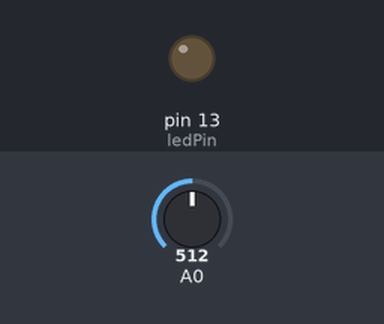
This sketch was run on a simulated Arduino Uno, built with avr-gcc and run on an emulated ATmega328P. Parts: output pins drawn as LEDs (lit = HIGH). Inputs (shaded band) come from the test bench; at power-on: A0 = 512.

Above: at 1.2 s.
1.3 s: A0 set to 108
2.8 s: A0 set to 92
At 4.0 s:
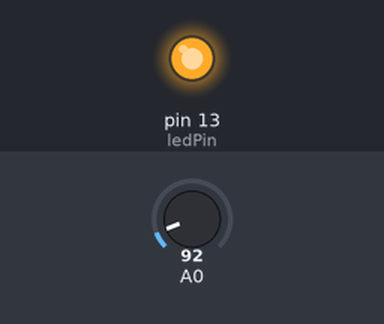
4.3 s: A0 set to 110
At 5.2 s:
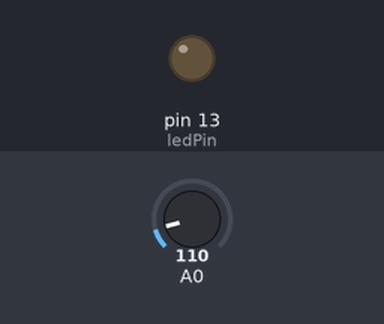
5.8 s: A0 set to 90
At 6.4 s:
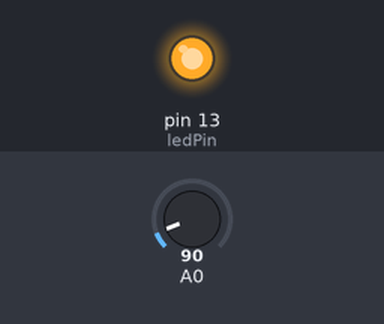
Timing chart, 0 to 8.3 s (numbered marks = the images above; inputs shaded):
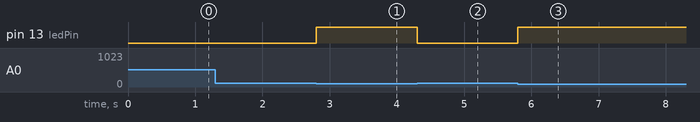

Measured:
- the behaviour switches between 101 and 100 on A0 (found by bisection; images 0 and 1)
- after the input at 1.3 s, every drawn part: stays the same
- after the input at 2.8 s, pin 13 (ledPin): LOW → HIGH at once
- after the input at 4.3 s, pin 13 (ledPin): HIGH → LOW at once
- after the input at 5.8 s, pin 13 (ledPin): LOW → HIGH at once

The sketch:

sketch_clap_switch_basic.ino
```cpp
/***********************************************************
Clap Switch Simple Control
by
Chris Rouse
May 2016

Connections:

***********************************************************/
const byte ledPin = 13;
boolean trigger = false; // used to show clap output ON
int triggerLevel = 100; // change this if background noise is high
int outputReading; // voltage output from Clap Switch

/*********************************************************/
void setup() {
  Serial.begin(9600);
  pinMode(ledPin, OUTPUT);
  digitalWrite(ledPin, LOW); // turn LED OFF

}
/*********************************************************/
void loop() {
  checkSwitch(); // see if the switch has been triggered
  if(trigger){
    digitalWrite(ledPin, HIGH);
  }
  else{
    digitalWrite(ledPin, LOW);
  }
}
/*********************************************************/
void checkSwitch() {
  outputReading = analogRead(14);
  if(outputReading > triggerLevel){
    trigger = false;
  }
  else{
    trigger = true;
  }
}
/*********************************************************/
```
